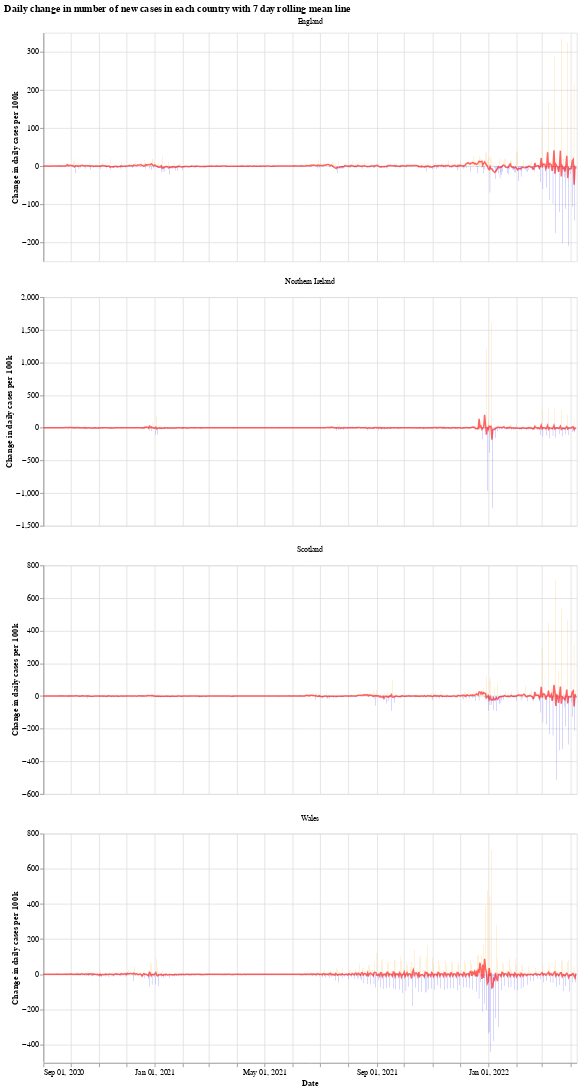

The notebook cell saved with this chart:
### Markdown cell above
We will use the Python library `Altair` for visualising the data, see the [altair docs](https://altair-viz.github.io/) for more information.

First we have a graph which shows the daily change in the number of new cases for each country. This number jumps up and down all over the place, which is likely due to delay in reporting of new cases over the weekend. Another interesting thing is that it looks like the daily cases in Wales experienced a much shorter period of calm over the summer (calm in the sense of daily cases not jumping up and down).

The orange bars are days when the number of new cases (per 100k population) was more than the previous day, while the blue are days when the number of new cases dropped. The red line is the 7 day moving average. 

When the moving average line is below 0, it means that there is a consistent drop in new cases. We can see this clearly happening around the times that lockdowns were introduced (though, to varying degrees). I will update the graphs soon with a marker of when each lockdown started.

### Code cell
# collapse
import altair as alt

bars = alt.Chart(uk_cases).mark_bar().encode(
    x=alt.X("yearmonthdate(date):T", axis=alt.Axis(title='Date')),
    y=alt.Y("casesChangeRate:Q", axis=alt.Axis(title='Change in daily cases per 100k')),
    tooltip='casesChange',
    color=alt.condition(
        alt.datum.casesChangeRate > 0,
        alt.value("orange"),  # The positive color
        alt.value("blue")  # The negative color
    )
).properties(title='Daily change in number of new cases with 7 day rolling mean',width=700).interactive()

line = alt.Chart(uk_cases).mark_line(
    color='red',
    size=2,
    opacity=0.6
).transform_window(
    rolling_mean='mean(casesChangeRate)',
    frame=[0, 7],
    groupby=['areaName']
).encode(
    x='yearmonthdate(date):T',
    y='rolling_mean:Q'
)

alt.layer(bars, line, data=uk_cases).facet(alt.Column(
    'areaName', title=''), columns=1).resolve_scale(y='independent').properties(title='Daily change in number of new cases in each country with 7 day rolling mean line')

### Figure 1 — Vega-Lite specification as saved in the notebook (floating-point values rounded to 4 significant figures; data arrays with more than 128 entries replaced by an {"elided": "..."} marker saying what was removed)
{"config": {"view": {"continuousWidth": 400, "continuousHeight": 300}}, "data": {"name": "data-63dccd4c6340e3530b6442f7a3581287"}, "facet": {"type": "nominal", "field": "areaName", "title": ""}, "spec": {"layer": [{"mark": "bar", "encoding": {"color": {"condition": {"value": "orange", "test": "(datum.casesChangeRate > 0)"}, "value": "blue"}, "tooltip": {"type": "quantitative", "field": "casesChange"}, "x": {"type": "temporal", "axis": {"title": "Date"}, "field": "date", "timeUnit": "yearmonthdate"}, "y": {"type": "quantitative", "axis": {"title": "Change in daily cases per 100k"}, "field": "casesChangeRate"}}, "selection": {"selector001": {"type": "interval", "bind": "scales", "encodings": ["x", "y"]}}, "title": "Daily change in number of new cases with 7 day rolling mean", "width": 700}, {"mark": {"type": "line", "color": "red", "opacity": 0.6, "size": 2}, "encoding": {"x": {"type": "temporal", "field": "date", "timeUnit": "yearmonthdate"}, "y": {"type": "quantitative", "field": "rolling_mean"}}, "transform": [{"window": [{"op": "mean", "field": "casesChangeRate", "as": "rolling_mean"}], "frame": [0, 7], "groupby": ["areaName"]}]}]}, "columns": 1, "resolve": {"scale": {"y": "independent"}}, "title": "Daily change in number of new cases in each country with 7 day rolling mean line", "$schema": "https://vega.github.io/schema/vega-lite/v4.8.1.json", "datasets": {"data-63dccd4c6340e3530b6442f7a3581287": {"elided": "2336 records"}}}
